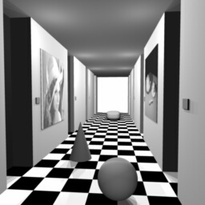
#> input picture assignment_2/data/corridorl.jpg, 205 x 205 px, shrunk from 256 x 256 before the run, found by its file name; its folder holds 2 pictures in this run
$ jupyter execute A2-stereo-vision-v1-adv.ipynb   (shell and % lines are left out)
#> lines starting #> are read from the running program, lines starting #| are printed output that depends on the picture; pictures that were not available may be replaced by others from this repository, and a replacement may not be noted
# Stereo Vision

Tasks:
1. Describe how to compute disparity between given pair of rectified images of the same image captured from two different viewpoints.
2. Computes the disparity of two images.
3. Apply the algorithm on the two provided images to derive their disparity maps. Discuss your observation.
4. Discuss what affects disparity map computation and any possible improvements to your developed algorithm. (optional)

References:
+ https://github.com/leduoyang/Disparity_Estimation_Guided_Filter/blob/master/main.py

## 0. Imports and Configurations

[cell 1]
import os
import matplotlib.pyplot as plt
import numpy as np
import time
from dataclasses import dataclass, field # clean code
import cv2
import cv2.ximgproc as cv2_ximg

[cell 2]
# Define constants
DATA_DIR = "..\data"
LEFT_EXT = "l.jpg"
RIGHT_EXT = "r.jpg"
SAMPLE_NAMES = ["corridor", "triclopsi2"]
OUTPUT_DIR = "..\out"

[cell 3]
# Variables
img_idx = 1

## 1. Load Data

[cell 4]
@dataclass
class StereoImage:
    name: str
    I_l: np.ndarray = field(repr=False)
    I_r: np.ndarray = field(repr=False)
    W: int = field(init=False)
    H: int = field(init=False)
    DMAP: np.ndarray = field(init=False, repr=False)

    def __post_init__(self):
        self.H, self.W = self.I_l.shape
        self.I_l = self.I_l.astype('float32')
        self.I_r = self.I_r.astype('float32')
        self.DMAP = None

    def set_disparity_map(self, d_map):
        self.DMAP = d_map

    def show(self, save_path=None):
        subplot_value = 120
        if self.DMAP is not None:
            subplot_value = 130
        plt.figure(1, figsize=(20, 20))
        plt.subplot(subplot_value+1)
        plt.title(self.name + "_left")
        plt.tick_params(axis='both', which='major', labelsize=10,
                        labelbottom = False, bottom=False,
                        top = False, labeltop=True)
        plt.imshow(self.I_l, cmap='gray')

        plt.subplot(subplot_value+2)
        plt.title(self.name + "_right")
        plt.tick_params(axis='both', which='major', labelsize=10,
                        labelbottom = False, bottom=False,
                        top = False, labeltop=True)
        plt.imshow(self.I_r, cmap='gray')

        if self.DMAP is not None:
            plt.subplot(subplot_value+3)
            plt.title(self.name + "_DMAP")
            plt.tick_params(axis='both', which='major', labelsize=10,
                            labelbottom = False, bottom=False,
                            top = False, labeltop=True)
            plt.imshow(self.DMAP, cmap='gray')

        if save_path is not None:
            plt.savefig(save_path, dpi=160, bbox_inches='tight',pad_inches = 0)
        plt.show()

[cell 5]
def load_stereo_images():
    global DATA_DIR
    global LEFT_EXT, RIGHT_EXT
    global SAMPLE_NAMES
    stereo_images = []
    for img_name in SAMPLE_NAMES:
        img_l_path = os.path.join(DATA_DIR, img_name + LEFT_EXT)
        try:
            img_l = cv2.imread(img_l_path, cv2.IMREAD_GRAYSCALE)
#> img_l is the input picture: shape (205, 205); min 0, max 255, mean 127.8
        except:
            print(f"fail to find left image at: {img_l_path}")
            continue

        img_r_path = os.path.join(DATA_DIR, img_name + RIGHT_EXT)
        try:
            img_r = cv2.imread(img_r_path, cv2.IMREAD_GRAYSCALE)
        except:
            print(f"fail to find right image at: {img_r_path}")
            continue
        assert img_l.shape == img_r.shape # check both images have same H, W
        stereo_images.append(StereoImage(img_name, img_l, img_r))
    return stereo_images

stereo_images = load_stereo_images()
#> stereo_images = 2 items
print(f"Loaded {len(stereo_images)} images.")
#| Loaded 2 images.

[cell 6]
def compute_matching_cost_pixel(S: StereoImage,
                          D: int, l2r:bool, algo="ssd"):
    """
    This function computes the pixel-wise matching cost between the stereo images.

    Args:
        S (StereoImage): data class containing left and right image arrays
        D (int): max number of disparities
        l2r (bool): calculate disparities from left to right or vice versa
        algo (str): choose either 'ssd' or 'sad'

    Returns:
        cost (np.ndarray): cost volume of size (H,W,D)
    """
    assert algo == 'ssd' or algo == 'sad'
    cost = np.zeros((S.H, S.W, D))

    # disparities range
    for d in range(D):
        # for each scanline
        for y in range(S.H):
            for x in range(S.W):  #each x pixel
                if l2r:
                    if x-d >= 0:
                        w_l = S.I_l[y,x]
                        w_r = S.I_r[y,x-d]
                        if algo == 'ssd':
                            cost[y,x,d] = (w_l - w_r)**2
                        elif algo == 'sad':
                            cost[y,x,d] = np.abs(w_l - w_r)
                else:
                    if x+d < S.W:
                        w_l = S.I_r[y,x]
                        w_r = S.I_l[y,x+d]
                        if algo == 'ssd':
                            cost[y,x,d] = (w_l - w_r)**2
                        elif algo == 'sad':
                            cost[y,x,d] = np.abs(w_l - w_r)
        if d > 0: # adds padding at each scanline
            if l2r :
                for i in range(d):
                    cost[:,x,d] = cost[:,d,d]
            else:
                for i in range(d):
                    cost[:,(S.W-1)-x,d] = cost[:,(S.W-1)-d,d]
    return cost

def cost_aggregation_avg(cost:np.ndarray, f:int=3):
    """
    This function takes the average of all the disparities
    under kernel area and replaces the central element with the average

    Args:
        cost: matching cost volume
        f (int): kernel size for averaging

    Returns:
        agg_cost (np.ndarray): agg cost volume of size (H,W,D)
    """
    agg_cost = np.zeros(cost.shape)
    D = cost.shape[2]
    for d in range(D):
        agg_cost[:,:,d] = cv2.blur(cost[:,:,d],(f,f))

    return agg_cost

def disparity_selection_wta(cost: np.ndarray):
    """
    Implement WTA strategy:
    Select the minimum disparity value for each pixel

    Args:
        cost (np.ndarray): 3D array (h, w, d)

    Returns:
        dmap (np.ndarray): 2D array (h, w)
    """
    return np.argmin(cost, axis=2)

def disparity_refinement_guided_filter(image: np.ndarray, dmap: np.ndarray,
                                       w_i:int=15, w_d:int=5):
    """
    Performs guided weighted median filtering on original image and its disparity.

    Args:
        image (np.ndarray): Image array for reference
        dmap (np.ndarray): Disparity map
        w_i (int): Weights for image array pixels
        w_d (int): Weights for disparity map

    Returns:
        r_dmap (np.array): refined disparity map
    """
    c_image = np.array(image, dtype='uint8') #copy
    dmap = dmap.astype('uint8')
    r_dmap = cv2_ximg.weightedMedianFilter(c_image,dmap,w_i,w_d,cv2_ximg.WMF_JAC)
    return r_dmap

def disparity_refinement_con_check(S: StereoImage,
                                   dmap_l: np.ndarray, dmap_r: np.ndarray):
    """
    Performs consistency check on the left and right disparity maps.

    Args:
        S (StereoImage): data class containing left and right image arrays
        dmap_l (np.ndarray): disparity map of l2r differences
        dmap_r (np.ndarray): disparity map of r2l differences

    Returns:
        labels (np.ndarray): dmap_l with inconsistencies removed
        holes (array): inconsistent x, y coordinates
    """
    holes = []
    dmap_l = np.float64(dmap_l)
    for y in range(S.H):
        for x in range(S.W):
            if x - int(dmap_l[y,x]) >= 0:
                if dmap_l[y,x] != dmap_r[y, x-int(dmap_l[y,x])]:
                    # inconsistency found
                    dmap_l[y,x] = 0
                    holes.append((y,x))
    return dmap_l, holes

def disparity_refinement_densification(labels: np.ndarray, holes: list):
    """
    Performs hole filling process of replacing the zero values in the
    disparity maps (by consistency check) with a neighbourhood value.

    Args:
        labels (np.ndarray): disparity map with inconsistencies removed
        holes (array): inconsistent x, y coordinates

    Returns:
        labels (np.ndarray): densified disparity map
    """
    for y, x in holes:
        slice_l, slice_r = labels[y,0:x], labels[y,x+1:labels.shape[1]]
        can_l, can_r = -1, -1
        i, j = len(slice_l)-1, 0
        while (can_l <= 0 and i >= 0):
            can_l = slice_l[i]
            i -= 1
        while (can_r <= 0 and j < len(slice_r)):
            can_r = slice_r[j]
            j += 1
        if can_l <= 0:
            labels[y,x] = can_r
        elif can_r <= 0:
            labels[y,x] = can_l
        else:
            labels[y,x] = min(can_l, can_r)
    return labels


def show_disparity_map(S: StereoImage, save_path=None):
    plt.figure(0, figsize=(7, 7))
    plt.title(S.name + "_DMAP")
    plt.tick_params(axis='both', which='major', labelsize=10,
                        labelbottom = False, bottom=False,
                        top = False, labeltop=True)
    plt.imshow(S.DMAP, cmap='gray')
    plt.tight_layout()
    if save_path is not None:
        plt.savefig(save_path, dpi=160)
    plt.show()

def guided_filter_disparity(S: StereoImage, D: int, algo='ssd',
                            agg_filter=3, guided_filter:bool=True,
                            lr_check:bool = True,
                            plot=True, save_dir=None):
    """
    Implements the guided filter disparity computing of two stereo images.

    Args:
        S (StereoImage): data class containing left and right image arrays
        D (int): max number of disparities
        algo (str): choose either 'ssd' or 'sad'
        agg_filter (int): aggregation filter size
        guided_filter (int): applies guided filters
        lr_check (int): applies left-right consistency check
        plot (bool): show disparity map
        save_path (str): save directory, set None to not save

    Returns:
        S (StereoImage): object with updated disparity map
    """
    cost_l2r = compute_matching_cost_pixel(S, D=D, l2r=True, algo=algo)

    if agg_filter > 0:
        cost_l2r = cost_aggregation_avg(cost_l2r, f=agg_filter)

    dmap_l2r = disparity_selection_wta(cost_l2r)

    if guided_filter:
        dmap_l2r = disparity_refinement_guided_filter(S.I_l, dmap_l2r)

    if lr_check: # create another disparity map from right to left
        cost_r2l = compute_matching_cost_pixel(S, D=D, l2r=False, algo=algo)
        if agg_filter > 0:
            cost_r2l = cost_aggregation_avg(cost_r2l, f=agg_filter)
        dmap_r2l = disparity_selection_wta(cost_r2l)
        if guided_filter:
            dmap_r2l = disparity_refinement_guided_filter(S.I_r, dmap_r2l)

        dmap_l2r, holes = disparity_refinement_con_check(S, dmap_l2r, dmap_r2l)
        dmap_l2r = disparity_refinement_densification(dmap_l2r, holes)
        if guided_filter:
            dmap_l2r = disparity_refinement_guided_filter(S.I_l, dmap_l2r)

    S.set_disparity_map(dmap_l2r)
    if plot:
        save_path = save_dir
        if save_dir is not None:
            save_path = os.path.join(save_dir,
                 f"GDMAP_{S.name}_D={D}_{algo}_af={agg_filter}_gf={guided_filter}.jpg")
            print(save_path)
        S.show(save_path=save_path)
    return S

[cell 7]
start = time.time()
guided_filter_disparity(stereo_images[0], D=15, algo='ssd',
                       agg_filter=3, guided_filter=0, lr_check=1, plot=True, save_dir=None)
#> in show, `plt.show()`:
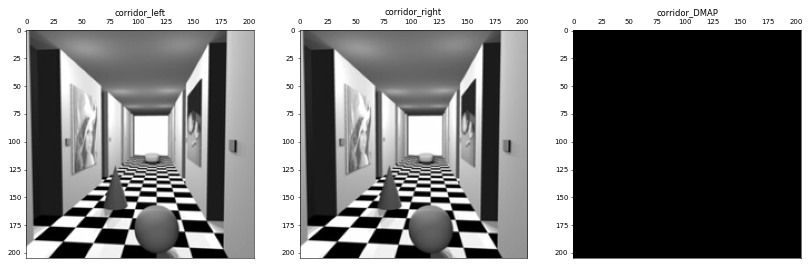
#> figure drawn by matplotlib, 3 panels
end = time.time()
print('>>> Time taken: %f sec.' % (end - start))

[cell 8]
start = time.time()
guided_filter_disparity(stereo_images[0], D=15, algo='ssd',
                       agg_filter=3, guided_filter=1, lr_check=1, plot=True, save_dir=OUTPUT_DIR)
end = time.time()
print('>>> Time taken: %f sec.' % (end - start))

[cell 9]
d_values = [20] #16, 20
agg_filters = [3] #, 3, 5, 9
gui_filters = [1] # 1
lrc_options = [1] # 1
algos = ['ssd'] #, 'sad'

img_d_maps = []

for s_i in stereo_images:
    d_maps = []
    for dv in d_values:
        for algo in algos:
            for af in agg_filters:
                for gf in gui_filters:
                    for lrc in lrc_options:
                        s_i =guided_filter_disparity(s_i, D=dv, algo=algo, agg_filter=af,
                                                     guided_filter=gf, lr_check=lrc,
                                                     plot=False, save_dir=None)

                        file_name = f"GD={dv}_{algo}_af={af}_gf={gf}_lrc={lrc}"
                        d_maps.append((file_name, s_i.DMAP))
    img_d_maps.append((s_i.name, d_maps))
#> this loop made 2 passes
#> after the loop, img_d_maps = 2 items

[cell 10]
for img_name, img_maps in img_d_maps:
    plt.figure(1, figsize=(20, 20))
    for idx, d_maps in enumerate(img_maps):
        subplot_number = 100 + 10*len(img_maps) + idx+1
        plt.subplot(subplot_number)
        plt.title(d_maps[0])
        plt.tick_params(axis='both', which='major', labelsize=10,
                        labelbottom = False, bottom=False,
                        top = False, labeltop=True)
        plt.imshow(d_maps[1], cmap='gray')
#     save_path = os.path.join(OUTPUT_DIR, f"G_gf_VAR_{img_name}.jpg")
    save_path = os.path.join(OUTPUT_DIR, f"GDMAP_{d_maps[0]}_{img_name}.jpg")
    plt.savefig(save_path, dpi=160, bbox_inches='tight',pad_inches = 0)
    plt.show()
#> this loop made 2 passes
#> img_name on passes 1 to 2: 'corridor', 'triclopsi2'

[cell 11]
#final
start = time.time()
guided_filter_disparity(stereo_images[0], D=16, algo='ssd',
                       agg_filter=5, guided_filter=1, lr_check=1, plot=True, save_dir=OUTPUT_DIR)
end = time.time()
print('>>> Time taken: %f sec.' % (end - start))

[cell 12]
start = time.time()
guided_filter_disparity(stereo_images[1], D=20, algo='ssd',
                       agg_filter=5, guided_filter=1, lr_check=1, plot=True, save_dir=OUTPUT_DIR)
#> in guided_filter_disparity (call 6), `dmap_l2r = disparity_refinement_guided_filter(S.I_l, dmap_l2r)`:
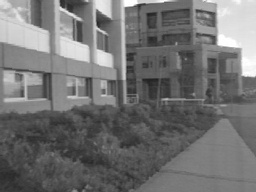
#> S.I_l: shape (192, 256) float32; min 31, max 255, mean 114
#> in show (call 4), `plt.savefig(save_path, dpi=160, bbox_inches='tight',pad_inches = 0)`:
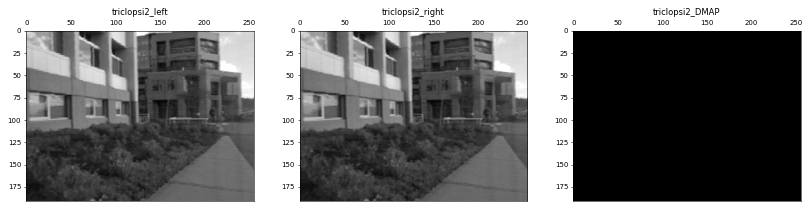
#> figure drawn by matplotlib, 3 panels
